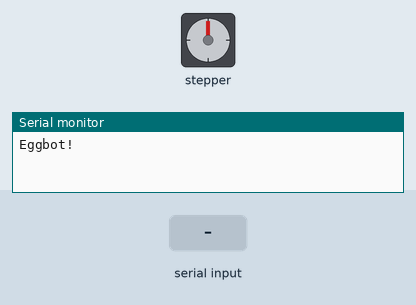
Recording of a sketch running on a simulated Arduino Uno, built with avr-gcc and run on an emulated ATmega328P. Shown: stepper motor, the last lines printed to the serial monitor. The inputs (shaded band) are chosen by the test bench. Stepper angles assume 200 steps per turn.

Above: at 1.2 s.
1.3 s: "B90\n" received over Serial
At 1.76 s:
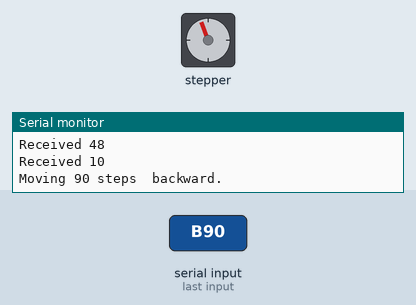
4.3 s: "F90\n" received over Serial
At 4.49 s:
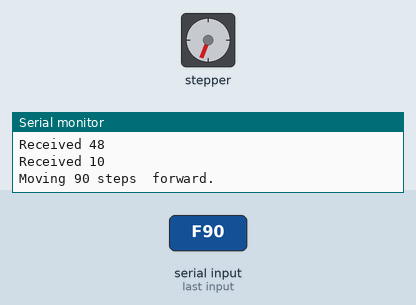
10.3 s: "F90\n" received over Serial
At 13.8 s:
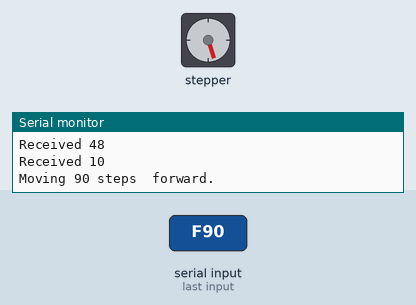
Timing chart, 0 to 14.3 s (numbered marks = the images above; inputs shaded):
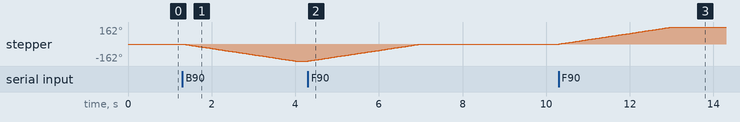

The sketch:

main.ino
```cpp
/*
This is a test sketch for the Adafruit assembled Motor Shield for Arduino v2
It won't work with v1.x motor shields! Only for the v2's with built in PWM
control

For use with the Adafruit Motor Shield v2
---->	http://www.adafruit.com/products/1438
*/


#include <Wire.h>
#include <Adafruit_MotorShield.h>
#include "utility/Adafruit_PWMServoDriver.h"

// Create the motor shield object with the default I2C address
Adafruit_MotorShield AFMS = Adafruit_MotorShield();

// Connect a stepper motor with 200 steps per revolution (1.8 degree)
// to motor port #2 (M3 and M4)
Adafruit_StepperMotor *myMotor = AFMS.getStepper(200, 2);


int incomingByte = 0;   // for incoming serial data
int parsing = 0;
int direction = 0;
int steps = 0;
char stepCountBuffer[4] = "";
unsigned int bufferLen = 0;


char readByte() {
    while (Serial.available() == 0);  // busy loop
    return Serial.read();
}

void resetParser() {
    parsing = 0;
    memset(stepCountBuffer, 0, sizeof(stepCountBuffer));
}

void initMotor() {
    AFMS.begin();
    myMotor->setSpeed(10);
}

void releaseMotor() {
    myMotor->release();
}

void setup() {
    // Initialize serial communication
    Serial.begin(9600);
    Serial.println("Eggbot!");

}

void loop() {
    incomingByte = readByte();
    Serial.print("Received ");
    Serial.println(incomingByte, DEC);
    if (!parsing) {
        if (incomingByte == 'B') {
            direction = BACKWARD;
            parsing = 1;
        } else if (incomingByte == 'F') {
            direction = FORWARD;
            parsing = 1;
        } else {
            Serial.print("Invalid direction: ");
            Serial.println(incomingByte);
        }
    } else {
        if (incomingByte >= '0' && incomingByte <= '9') {
            bufferLen = strlen(stepCountBuffer);
            if (bufferLen <= sizeof(stepCountBuffer)) {
                stepCountBuffer[bufferLen] = incomingByte;
            } else {
                resetParser();
                Serial.println("Number too long (max 4 digits)");
            }
        } else {
            if (strlen(stepCountBuffer) == 0) {
                resetParser();
                Serial.println("Error, please provide a number of steps.");
            } else{
                steps = atoi(stepCountBuffer);
                Serial.print("Moving ");
                Serial.print(steps, DEC);
                Serial.print(" steps ");
                if (direction == FORWARD) {
                    Serial.println(" forward.");
                } else {
                    Serial.println(" backward.");
                }
                initMotor();
                myMotor->step(steps, direction, SINGLE);
                resetParser();
                releaseMotor();
            }
        }
    }
}
```

Measured:
- after the input at 1.3 s, stepper: keeps turning counter-clockwise at about 60°/s, starting at once
- after the input at 4.3 s, stepper: turns 162° clockwise in 2.7 s, starting at once
- after the input at 10.3 s, stepper: turns 162° clockwise in 2.7 s, starting at once
